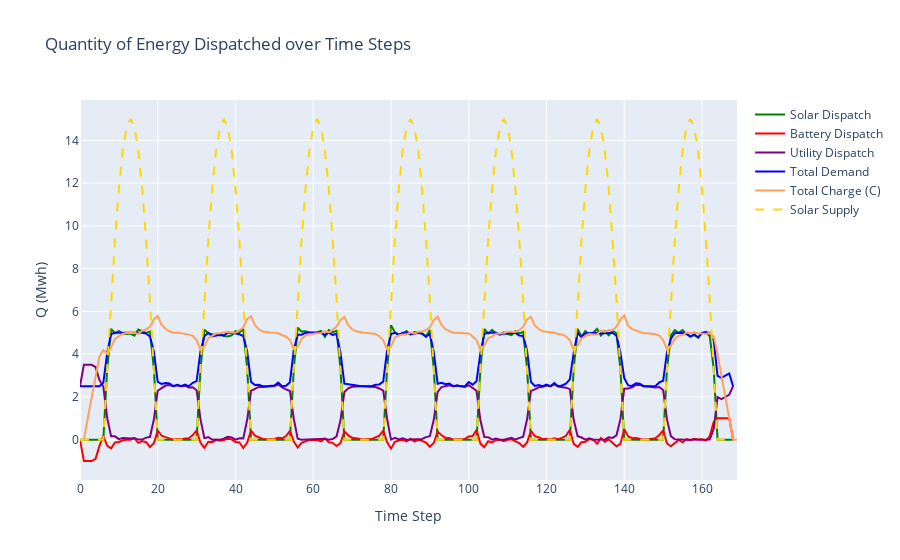

Notebook source saved alongside this figure:
### Code cell
import plotly.graph_objs as go

fig = go.Figure()

import plotly.graph_objects as go

fig = go.Figure()



fig.add_trace(go.Scatter(y=q_s, mode='lines', name='Solar Dispatch', line=dict(color='green')))
fig.add_trace(go.Scatter(y=q_b, mode='lines', name='Battery Dispatch', line=dict(color='red')))
fig.add_trace(go.Scatter(y=q_u, mode='lines', name='Utility Dispatch', line=dict(color='purple')))
fig.add_trace(go.Scatter(y=q_d, mode='lines', name='Total Demand', line=dict(color='blue')))
fig.add_trace(go.Scatter(y=C, mode='lines', name='Total Charge (C)'))
fig.add_trace(go.Scatter(y=s_t, mode='lines', name='Solar Supply', line=dict(color='gold', dash='dash')))


fig.update_layout(
    title='Quantity of Energy Dispatched over Time Steps',
    xaxis_title='Time Step',
    yaxis_title='Q (Mwh)'
)
fig.show()

### Figure 1 — Plotly figure (JSON) as saved in the notebook; plotly's stock layout.template omitted (floating-point values rounded to 4 significant figures; data arrays with more than 128 entries replaced by an {"elided": "..."} marker saying what was removed)
{"data": [{"line": {"color": "green"}, "mode": "lines", "name": "Solar Dispatch", "type": "scatter", "y": {"elided": "169 float values"}}, {"line": {"color": "red"}, "mode": "lines", "name": "Battery Dispatch", "type": "scatter", "y": {"elided": "169 float values"}}, {"line": {"color": "purple"}, "mode": "lines", "name": "Utility Dispatch", "type": "scatter", "y": {"elided": "169 float values"}}, {"line": {"color": "blue"}, "mode": "lines", "name": "Total Demand", "type": "scatter", "y": {"elided": "169 float values"}}, {"mode": "lines", "name": "Total Charge (C)", "type": "scatter", "y": {"elided": "170 float values"}}, {"line": {"color": "gold", "dash": "dash"}, "mode": "lines", "name": "Solar Supply", "type": "scatter", "y": {"elided": "169 float values"}}], "layout": {"title": {"text": "Quantity of Energy Dispatched over Time Steps"}, "xaxis": {"title": {"text": "Time Step"}}, "yaxis": {"title": {"text": "Q (Mwh)"}}}}
